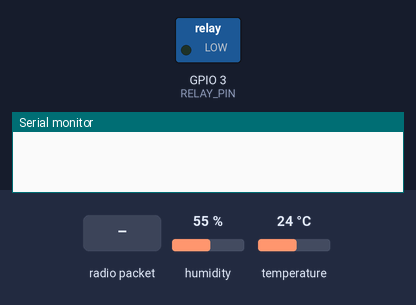
This sketch was run on a simulated ESP32. Parts: switched loads named in the sketch (green lamp = pin HIGH), the last lines printed to the serial monitor. The inputs (shaded band) are chosen by the test bench; at power-on: humidity 55 %, temperature 24 °C. No radio packets arrive unless stated.

Above: at 1.2 s.
1.3 s: humidity set to 51 %
3.2 s: humidity set to 48 %
At 5.0 s:
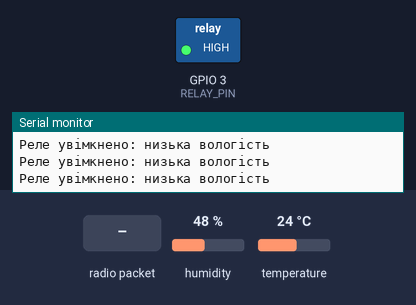
11.5 s: radio packet "OFF" arrives
At 12.2 s:
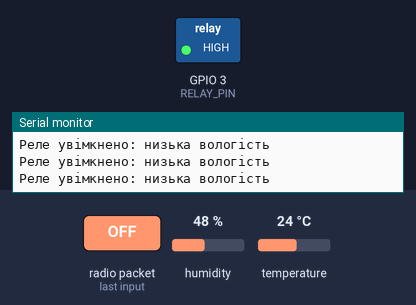
Timing chart, 0 to 14.5 s (numbered marks = the images above; inputs shaded):
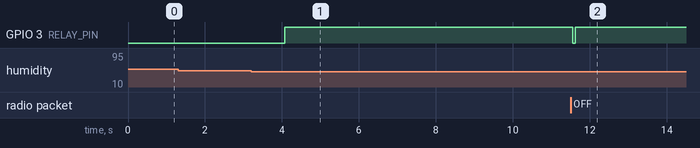

Measured:
- the behaviour switches between 50 and 49 % on humidity (found by bisection; images 0 and 1)
- after the input at 1.3 s, every drawn part: stays the same
- after the input at 3.2 s, GPIO 3 (RELAY_PIN): LOW → HIGH after 0.88 s
- after the input at 11.5 s, GPIO 3 (RELAY_PIN): HIGH → LOW after 0.06 s, → HIGH 0.06 s later

The sketch:

sketch_apr03a.ino
```cpp
#include <SPI.h>
#include <nRF24L01.h>
#include <RF24.h>
#include <DHT.h>

#define CE_PIN 7
#define CSN_PIN 8
#define DHTPIN 2
#define DHTTYPE DHT11
#define RELAY_PIN 3  // Пін реле

DHT dht(DHTPIN, DHTTYPE);
RF24 radio(CE_PIN, CSN_PIN);
const byte address[6] = "00001";

void setup() {
  Serial.begin(9600);
  dht.begin();
  pinMode(RELAY_PIN, OUTPUT);
  digitalWrite(RELAY_PIN, LOW); // Реле вимкнене за замовчуванням

  radio.begin();
  radio.openReadingPipe(1, address);
  radio.setPALevel(RF24_PA_LOW);
  radio.startListening();
}

void loop() {
  // Читання даних з датчика
  float humidity = dht.readHumidity();
  float temperature = dht.readTemperature();
  if (isnan(humidity) || isnan(temperature)) {
    Serial.println("Помилка датчика!");
    return;
  }

  // Логіка керування реле за показниками вологості
  if (humidity < 50) {
    digitalWrite(RELAY_PIN, HIGH);
    Serial.println("Реле увімкнено: низька вологість");
  } else if (humidity > 75) {
    digitalWrite(RELAY_PIN, LOW);
    Serial.println("Реле вимкнено: висока вологість");
  }

  // Відправка даних до ESP32
  if (radio.available()) {
    String data = String(temperature) + "," + String(humidity);
    radio.write(data.c_str(), data.length());
  }

  // Прийом команди від ESP32
  if (radio.available()) {
    char command[32] = "";
    radio.read(&command, sizeof(command));
    if (String(command) == "ON") {
      digitalWrite(RELAY_PIN, HIGH);
      Serial.println("Реле увімкнено за командою ESP32");
    } else if (String(command) == "OFF") {
      digitalWrite(RELAY_PIN, LOW);
      Serial.println("Реле вимкнено за командою ESP32");
    }
  }
}
```
